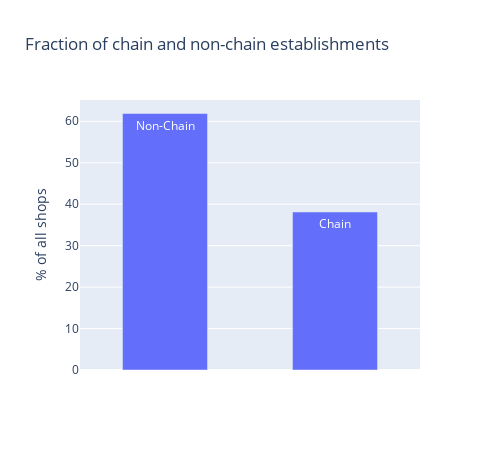

Notebook source saved alongside this figure:
### Code cell
# plot number of chain vs. non-chain shops
fig = px.bar(
    is_chain,
    x=['non-chain', 'chain'],
    y='count',
    title='Fraction of chain and non-chain establishments',
    height=450,
    width=500,
    text=['Non-Chain', 'Chain'],
)
fig.update_traces(
    width=[0.5, 0.5],
)
fig.update_xaxes(
    title='',
    showticklabels=False

)
fig.update_yaxes(
    title='% of all shops'
)

### Figure 1 — Plotly figure (JSON) as saved in the notebook; plotly's stock layout.template omitted (floating-point values rounded to 4 significant figures)
{"data": [{"alignmentgroup": "True", "hovertemplate": "x=%{x}<br>count=%{y}<br>text=%{text}<extra></extra>", "legendgroup": "", "marker": {"color": "#636efa", "pattern": {"shape": ""}}, "name": "", "offsetgroup": "", "orientation": "v", "showlegend": false, "text": ["Non-Chain", "Chain"], "textposition": "auto", "type": "bar", "width": [0.5, 0.5], "x": ["non-chain", "chain"], "xaxis": "x", "y": [61.88, 38.12], "yaxis": "y"}], "layout": {"barmode": "relative", "height": 450, "legend": {"tracegroupgap": 0}, "title": {"text": "Fraction of chain and non-chain establishments"}, "width": 500, "xaxis": {"anchor": "y", "autorange": true, "domain": [0, 1], "range": [-0.5, 1.5], "showticklabels": false, "title": {"text": ""}, "type": "category"}, "yaxis": {"anchor": "x", "autorange": true, "domain": [0, 1], "range": [0, 65.14], "title": {"text": "% of all shops"}, "type": "linear"}}}
